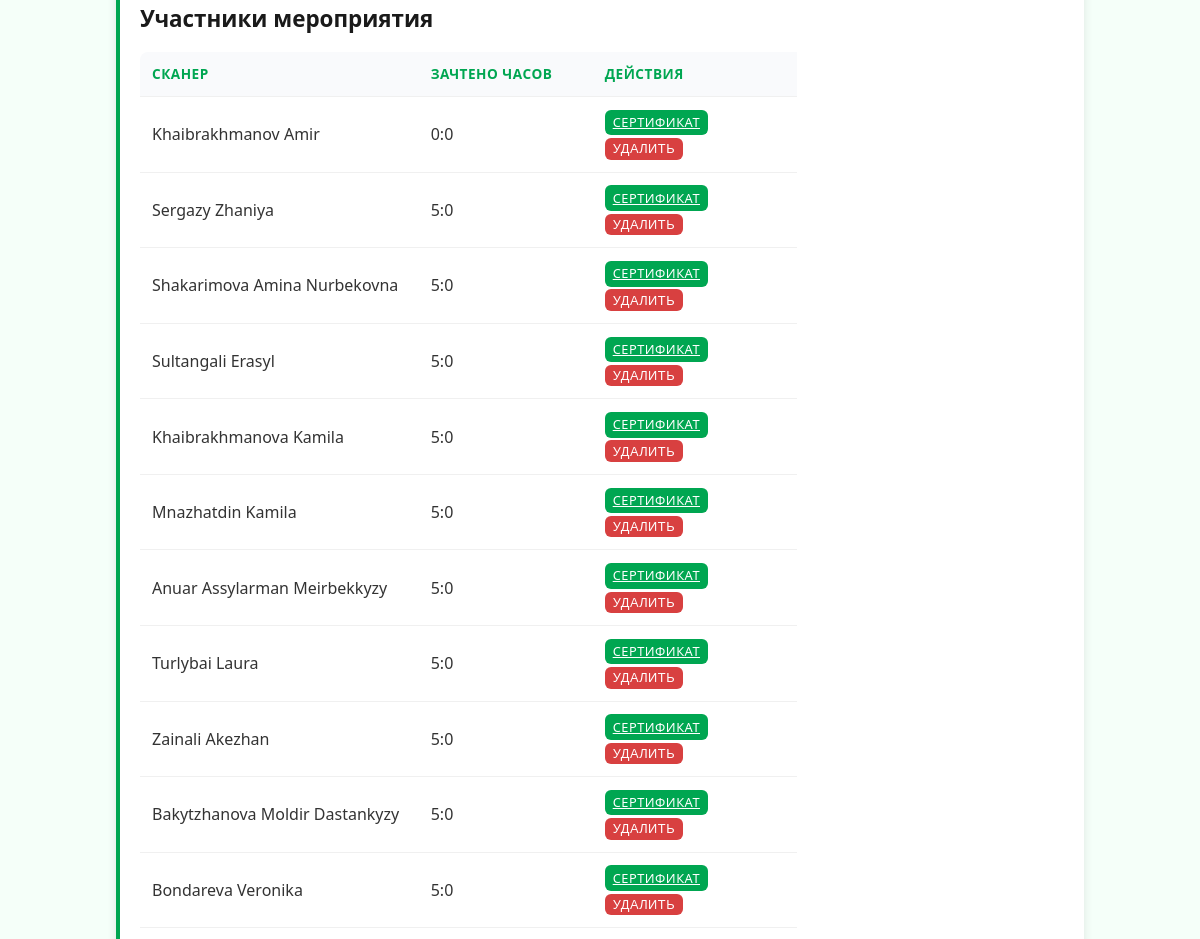
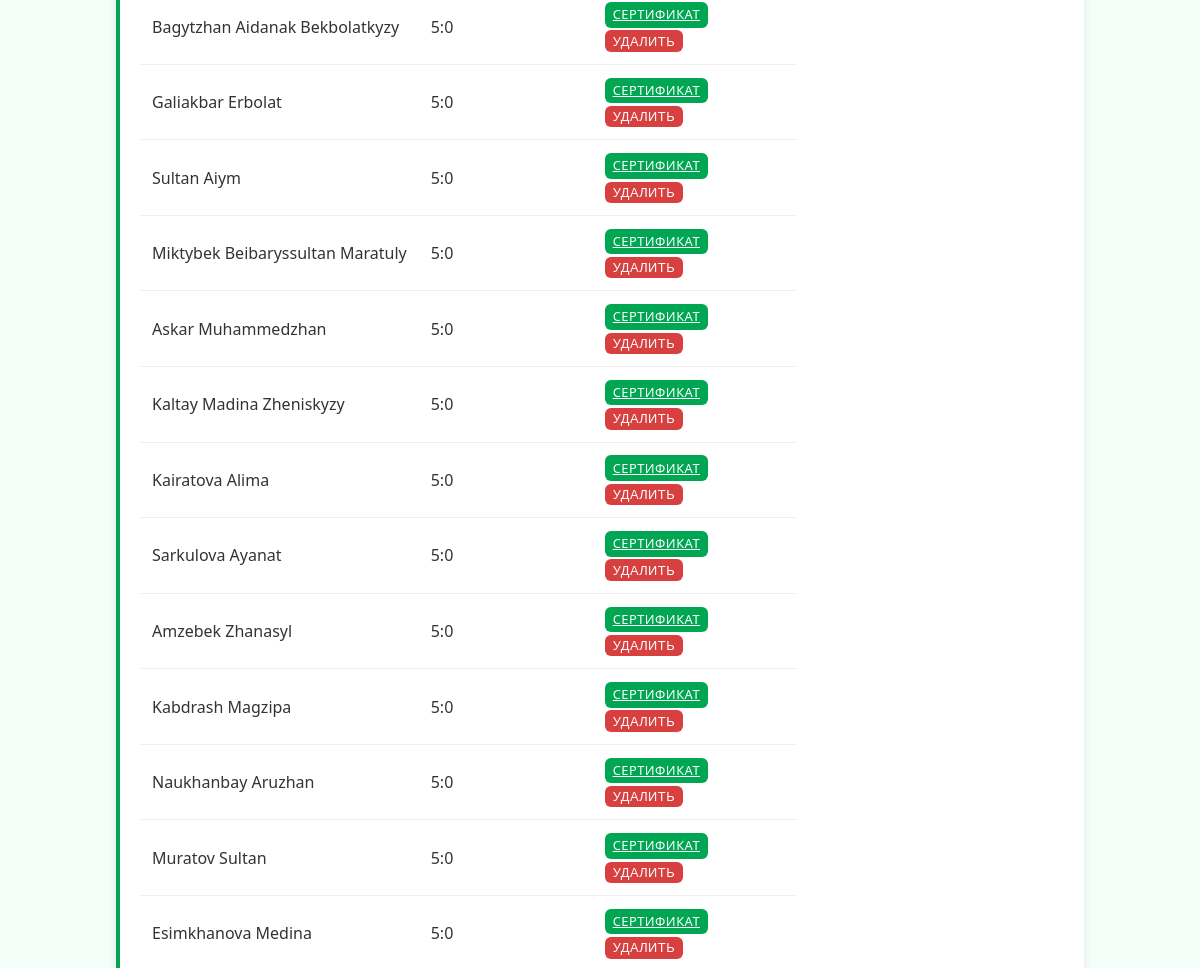
/events/398/edit/ (signed in, middle part), run on an earlier commit of the app's database (2 pictures, top to bottom).
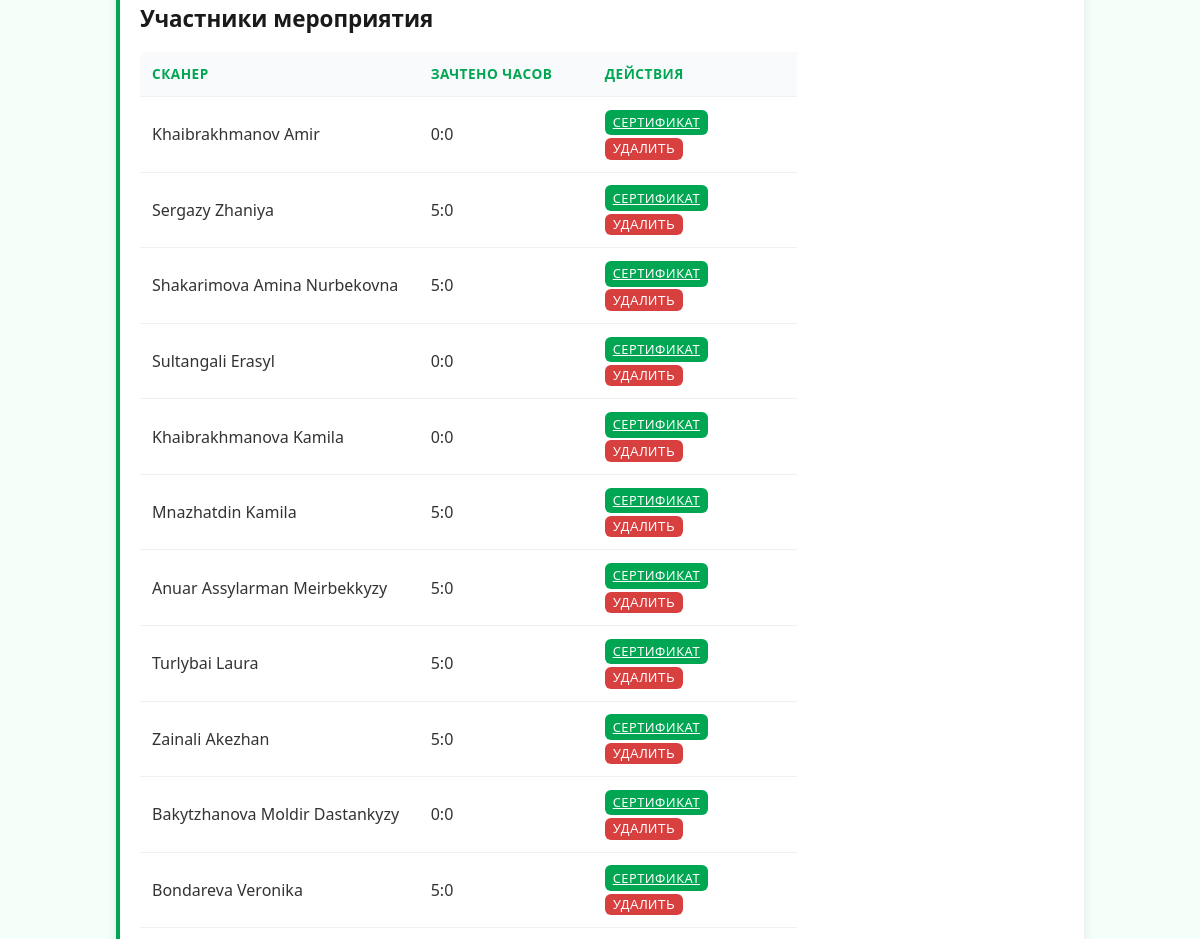
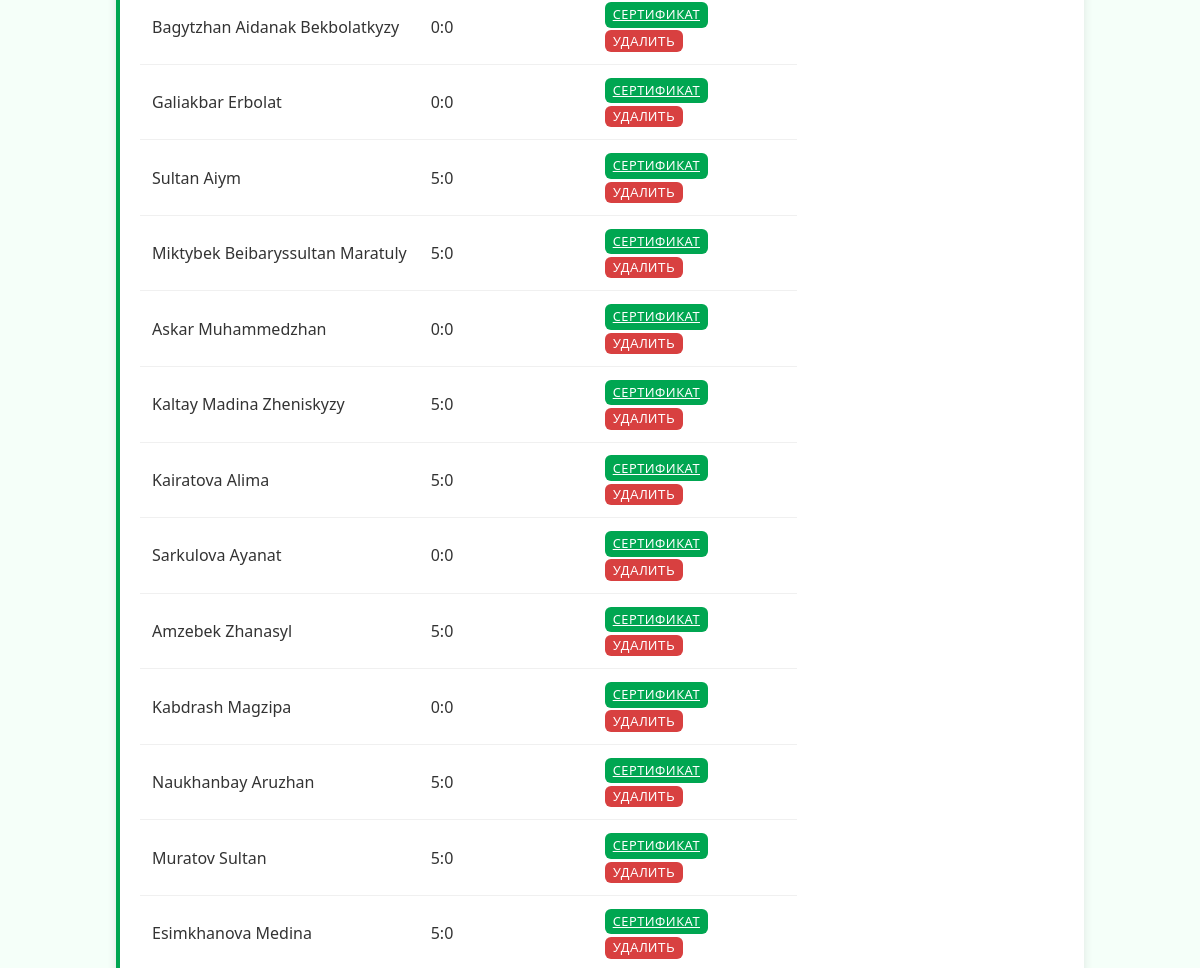
And on a later commit of the database (2 pictures, top to bottom).
### core/models.py (models this page shows, shortened)
class EventParticipant(models.Model):
    event = models.ForeignKey(Event, on_delete=models.CASCADE)
    volunteer = models.ForeignKey(Scanner, on_delete=models.CASCADE)
    registered_at = models.DateTimeField(default=timezone.now)
    hours_awarded = models.FloatField(default=0.0)
    class Meta:
        unique_together = ('event', 'volunteer')

class Scanner(models.Model):
    first_name = models.CharField(max_length=100)
    last_name = models.CharField(max_length=100)
    email = models.EmailField(blank=True, null=True)
    created_at = models.DateTimeField(default=timezone.now)

### core/views.py (the view, shortened to what this page needs)
# urls.py: path('events/<int:event_id>/edit/', views.event_edit, name='event_edit'),
@team_leader_required
def event_edit(request, event_id):
    event = Event.objects.get(id=event_id)
    all_scanners = Scanner.objects.all()
    participants = EventParticipant.objects.filter(event=event).select_related('volunteer')
    return render(request, 'core/event_edit.html', {
        'event': event,
        'all_scanners': all_scanners,
        'participants': participants,
        'is_creator': event.created_by == request.user,
        'is_admin': request.user.is_staff
    })

### core/models.py (called while the page is built)
def is_team_leader(user):
    return user.groups.filter(name='Тимлидеры').exists()

### core/templatetags/custom_filters.py (called while the page is built)
@register.filter
def multiply(value, arg):
    try:
        return float(value) * float(arg)
    except (ValueError, TypeError):
        return 0

@register.filter
def subtract(value, arg):
    try:
        return float(value) - float(arg)
    except (ValueError, TypeError):
        return 0

### core/views.py (called while the page is built)
def is_team_leader_or_admin(user):
    return user.is_authenticated and (user.is_team_leader or user.is_staff)

### templates/core/event_edit.html (shortened to what this page needs)
{% extends 'base.html' %}
{% load custom_filters %}
{% block content %}
<div class="card mb-3">
    <h2 class="mb-2">Участники мероприятия</h2>
    {% if participants %}
    <form method="post">
        <table>
            <thead>
                <tr>
                    <th>Сканер</th>
                    {% if is_admin %}
                    <th style="width: 150px;">Зачтено часов</th>
                    {% endif %}
                    <th style="width: 180px;">Действия</th>
                </tr>
            </thead>
            <tbody>
                {% for p in participants %}
                <tr>
                    <td>{{ p.volunteer.first_name }} {{ p.volunteer.last_name }}</td>
                    {% if is_admin %}
                    <td style="font-weight: 500;">
                        {% with total=p.hours_awarded %}
                            {% with h=total|floatformat:0 %}
                                {% with m=total|subtract:h|multiply:60|floatformat:0 %}
                                    {{ h }}:{% if m|add:'0'|length == 1 %}0{% endif %}{{ m|add:'0' }}
                                {% endwith %}
                            {% endwith %}
                        {% endwith %}
                    </td>
                    {% endif %}
                    <td>
                        <a href="{% url 'generate_certificate' p.id %}" class="btn btn-success" style="font-size: 0.8rem; padding: 0.2rem 0.5rem;">Сертификат</a>
                        {% if is_admin %}
                        <form method="post" style="display:inline;" onsubmit="return confirm('Удалить сканера из мероприятия?');">
                            <button type="submit" name="remove_participant" class="btn btn-danger" style="font-size: 0.8rem; padding: 0.2rem 0.5rem;">Удалить</button>
                        </form>
                        {% endif %}
                    </td>
                </tr>
                {% endfor %}
            </tbody>
        </table>
    </form>
    {% else %}
    <p style="color: #666; text-align: center; padding: 1rem;">
        Пока нет добавленных сканеров
    </p>
    {% endif %}
</div>
{% endblock %}

What changed in the data, as far as the page shows it:
changed EventParticipant "Sultangali": is_late "5" → "0"
changed EventParticipant "Khaibrakhmanova": is_late "5" → "0"
changed EventParticipant "Bakytzhanova": is_late "5" → "0"
changed EventParticipant "Bagytzhan": is_late "5" → "0"
changed EventParticipant "Galiakbar": is_late "5" → "0"
changed EventParticipant "Askar": is_late "5" → "0"
changed EventParticipant "Sarkulova": is_late "5" → "0"
changed EventParticipant "Kabdrash": is_late "5" → "0"
